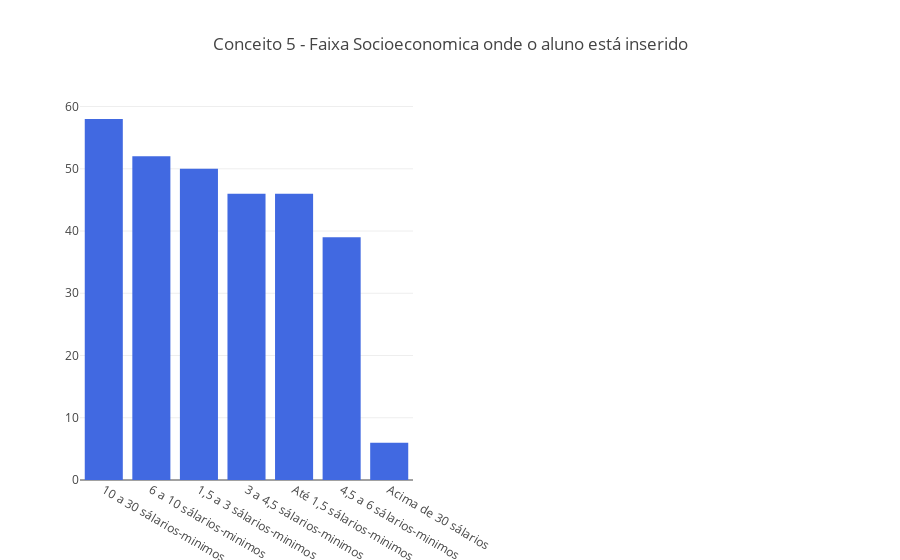

Notebook cell for this chart:
### Markdown cell above
#### Conclusão:
**Conceito 3 e 4 ->** Não possuem caracteristicas tão parecidas. Já que os dados estão distribuidos entre cada faixa de caracteristicas socioeconomicas numa quantidade bem similar.

### Code cell
fig2['layout'].update(title='Conceito 5 - Faixa Socioeconomica onde o aluno está inserido')
iplot(fig2)

### Figure 1 — Plotly figure (JSON) as saved in the notebook; plotly's stock layout.template omitted (floating-point values rounded to 4 significant figures)
{"data": [{"marker": {"color": "#4169E1"}, "name": "Conceito 5 - ENADE", "type": "bar", "uid": "58d68128-5952-4b29-b1ce-979a744e0575", "x": ["10 a 30 sálarios-minimos", "6 a 10 sálarios-minimos", "1,5 a 3 sálarios-minimos", "3 a 4,5 sálarios-minimos", "Até 1,5 sálarios-minimos", "4,5 a 6 sálarios-minimos", "Acima de 30 sálarios"], "xaxis": "x", "y": [58, 52, 50, 46, 46, 39, 6], "yaxis": "y"}], "layout": {"title": {"text": "Conceito 5 - Faixa Socioeconomica onde o aluno está inserido"}, "xaxis": {"anchor": "y", "domain": [0, 0.45]}, "xaxis2": {"anchor": "free", "domain": [0.55, 1], "position": 0}, "yaxis": {"anchor": "x", "domain": [0, 1]}}}
